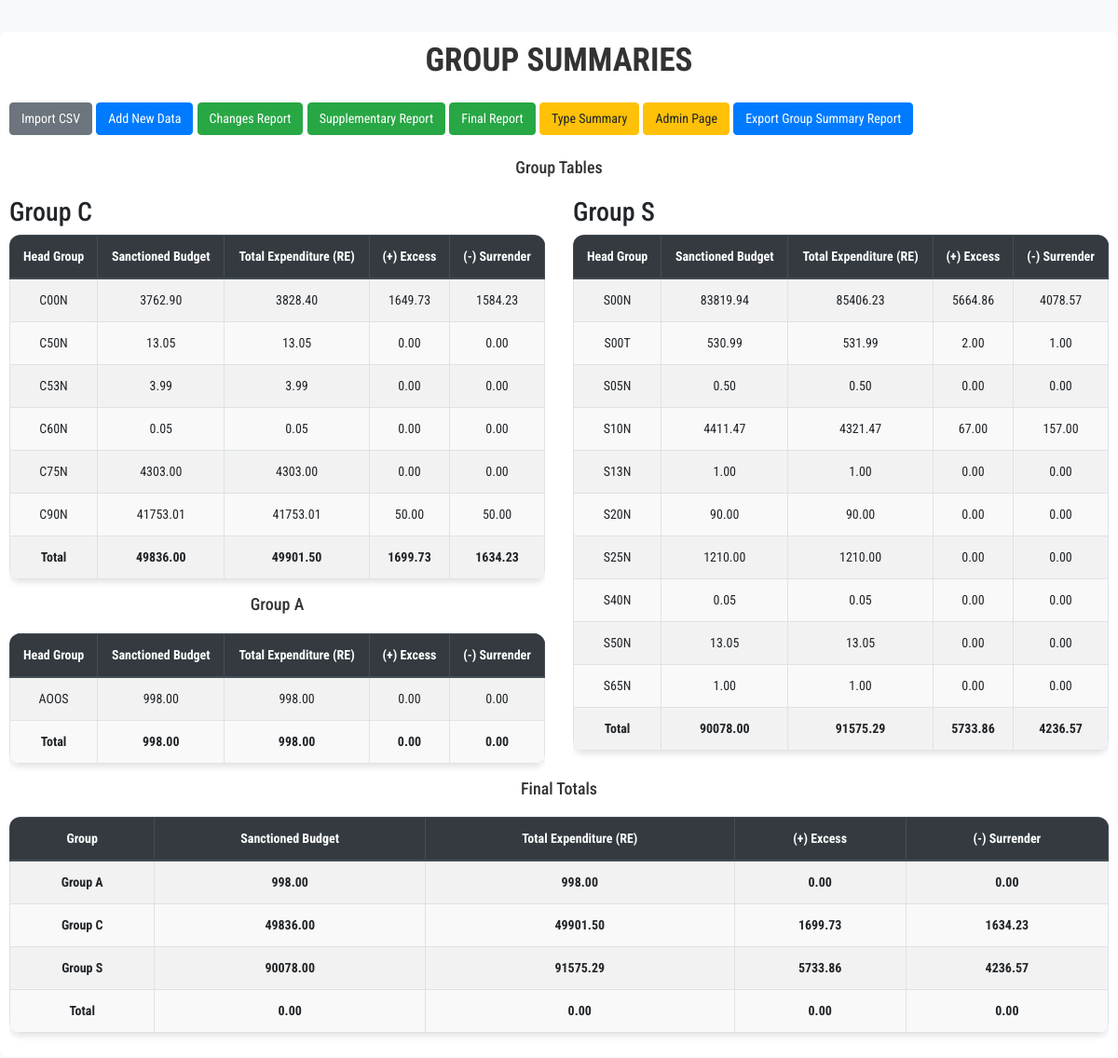
Screenshot of /group_summary/ with the database file from the repository.
### myapp/models.py (models this page shows, shortened)
class DataRow(models.Model):
    department_name = models.CharField(max_length=100)
    head_name = models.CharField(max_length=100)
    head_type = models.CharField(max_length=10, editable=False)
    scheme_name = models.CharField(max_length=150)
    soe_name = models.CharField(max_length=100)
    sanctioned_budget = models.FloatField(null=True, blank=True)
    revised_estimate = models.FloatField(null=True, blank=True)
    in_divisible = models.FloatField(null=True, blank=True)
    divisible = models.FloatField(null=True, blank=True)
    kinnaur = models.FloatField(null=True, blank=True)
    lahaul = models.FloatField(null=True, blank=True)
    spiti = models.FloatField(null=True, blank=True)
    pangi = models.FloatField(null=True, blank=True)
    bharmaur = models.FloatField(null=True, blank=True)
    excess = models.FloatField(null=True, blank=True)
    surrender = models.FloatField(null=True, blank=True)
    variation = models.FloatField(null=True, blank=True)
    agreed_by_fd = models.FloatField(null=True, blank=True)
    last_change_date = models.DateTimeField(auto_now=True)  # auto_now makes it non-editable
    unique_search = models.CharField(max_length=255, unique=True, editable=False)
    class Meta:
        constraints = [
            models.UniqueConstraint(
                fields=["soe_name", "head_name"],
                name="unique_soe_per_head"
            ),
        ]

### myapp/views.py (the view)
# urls.py: path('group_summary/', views.group_summary, name='group_summary'),
def group_summary(request):
    data = DataRow.objects.all().values(
        'department_name',
        'head_name',
        'scheme_name',
        'soe_name',
        'sanctioned_budget',
        'revised_estimate',
        'excess',
        'surrender'
    )
    total_sanctioned_budget_soe = 0
    total_revised_estimate_soe = 0
    total_excess_soe = 0
    total_surrender_soe = 0
    total_sanctioned_budget_dept = 0
    total_revised_estimate_dept = 0
    total_excess_dept = 0
    total_surrender_dept = 0
    head_groups = (
        DataRow.objects
        .annotate(head_name_length=Length('head_name'))
        .annotate(head_group=Substr('head_name', F('head_name_length') - 3, 4))  # Extract last 4 characters
        .values('head_group')
        .annotate(
            total_sanctioned_budget=Sum('sanctioned_budget'),
            total_revised_estimate=Sum('revised_estimate'),
            total_excess=Sum('excess'),
            total_surrender=Sum('surrender')
        )
        .order_by('head_group')
    )
    group_c = [item for item in head_groups if item['head_group'].startswith('C')]
    group_s = [item for item in head_groups if item['head_group'].startswith('S')]
    group_a = [item for item in head_groups if item['head_group'].startswith('A')]
    total_sanctioned_budget_a = sum(item['total_sanctioned_budget'] for item in group_a)
    total_revised_estimate_a = sum(item['total_revised_estimate'] for item in group_a)
    total_excess_a = sum(item['total_excess'] for item in group_a)
    total_surrender_a = sum(item['total_surrender'] for item in group_a)
    total_sanctioned_budget_c = sum(item['total_sanctioned_budget'] for item in group_c)
    total_revised_estimate_c = sum(item['total_revised_estimate'] for item in group_c)
    total_excess_c = sum(item['total_excess'] for item in group_c)
    total_surrender_c = sum(item['total_surrender'] for item in group_c)
    total_sanctioned_budget_s = sum(item['total_sanctioned_budget'] for item in group_s)
    total_revised_estimate_s = sum(item['total_revised_estimate'] for item in group_s)
    total_excess_s = sum(item['total_excess'] for item in group_s)
    total_surrender_s = sum(item['total_surrender'] for item in group_s)
    final_total_sanctioned_budget = total_sanctioned_budget_a + total_sanctioned_budget_c + total_sanctioned_budget_s
    final_total_revised_estimate = total_revised_estimate_a + total_revised_estimate_c + total_revised_estimate_s
    final_total_excess = total_excess_a + total_excess_c + total_excess_s
    final_total_surrender = total_surrender_a + total_surrender_c + total_surrender_s
    context = {
        'data': data,
        'total_sanctioned_budget_soe': total_sanctioned_budget_soe,
        'total_revised_estimate_soe': total_revised_estimate_soe,
        'total_excess_soe': total_excess_soe,
        'total_surrender_soe': total_surrender_soe,
        'total_sanctioned_budget_dept': total_sanctioned_budget_dept,
        'total_revised_estimate_dept': total_revised_estimate_dept,
        'total_excess_dept': total_excess_dept,
        'total_surrender_dept': total_surrender_dept,
        'group_c': group_c,
        'group_s': group_s,
        'group_a': group_a,
        'total_sanctioned_budget_a': total_sanctioned_budget_a,
        'total_revised_estimate_a': total_revised_estimate_a,
        'total_excess_a': total_excess_a,
        'total_surrender_a': total_surrender_a,
        'total_sanctioned_budget_c': total_sanctioned_budget_c,
        'total_revised_estimate_c': total_revised_estimate_c,
        'total_excess_c': total_excess_c,
        'total_surrender_c': total_surrender_c,
        'total_sanctioned_budget_s': total_sanctioned_budget_s,
        'total_revised_estimate_s': total_revised_estimate_s,
        'total_excess_s': total_excess_s,
        'total_surrender_s': total_surrender_s,
        'final_total_sanctioned_budget': final_total_sanctioned_budget,
        'final_total_revised_estimate': final_total_revised_estimate,
        'final_total_excess': final_total_excess,
        'final_total_surrender': final_total_surrender,
    }
    return render(request, 'group_summary.html', context)

### myapp/templates/group_summary.html (shortened to what this page needs)
<!DOCTYPE html>
<html lang="en">
<head>
    {% load static %}
    <link rel="stylesheet" href="https://stackpath.bootstrapcdn.com/bootstrap/4.5.2/css/bootstrap.min.css">
    <link rel="stylesheet" href="{% static 'css/styles.css' %}">
</head>
<body>
    <div class="container mt-4">
        <h1 class="text-center mb-4">GROUP SUMMARIES</h1>
    <a href="/import_csv/" class="btn btn-secondary mb-4">Import CSV</a>
    <a href="/add/" class="btn btn-primary mb-4">Add New Data</a>
    <a href="/changes_report/" class="btn btn-success mb-4">Changes Report</a>
    <a href="/supplementary_report/" class="btn btn-success mb-4">Supplementary Report</a>
    <a href="/final_report/" class="btn btn-success mb-4">Final Report</a>
    <a href="/type_summary/" class="btn btn-warning mb-4">Type Summary</a>
    <a href="/admin/" class="btn btn-warning mb-4">Admin Page</a>
        <button class="btn btn-primary mb-4" onclick="exportToExcel()">Export Group Summary Report</button>
        <div id="finalReportTable">
            <h2>Group Tables</h2>
            <div class="row">
                <div class="col-md-6">
                    <h3>Group C</h3>
                    <div class="table-responsive">
                        <table id="groupCTable" class="table table-bordered table-striped">
                            <thead class="thead-dark">
                                <tr>
                                    <th>Head Group</th>
                                    <th>Sanctioned Budget</th>
                                    <th>Total Expenditure (RE)</th>
                                    <th>(+) Excess</th>
                                    <th>(-) Surrender</th>
                                </tr>
                            </thead>
                            <tbody>
                                {% for item in group_c %}
                                <tr>
                                    <td>{{ item.head_group }}</td>
                                    <td>{{ item.total_sanctioned_budget|floatformat:2 }}</td>
                                    <td>{{ item.total_revised_estimate|floatformat:2 }}</td>
                                    <td>{{ item.total_excess|floatformat:2 }}</td>
                                    <td>{{ item.total_surrender|floatformat:2 }}</td>
                                </tr>
                                {% endfor %}
                                <tr class="font-weight-bold">
                                    <td>Total</td>
                                    <td>{{ total_sanctioned_budget_c|floatformat:2 }}</td>
                                    <td>{{ total_revised_estimate_c|floatformat:2 }}</td>
                                    <td>{{ total_excess_c|floatformat:2 }}</td>
                                    <td>{{ total_surrender_c|floatformat:2 }}</td>
                                </tr>
                            </tbody>
                        </table>
                    </div>
            <h2>Group A</h2>
            <div class="table-responsive">
                <table id="groupATable" class="table table-bordered table-striped">
                    <thead class="thead-dark">
                        <tr>
                            <th>Head Group</th>
                            <th>Sanctioned Budget</th>
                            <th>Total Expenditure (RE)</th>
                            <th>(+) Excess</th>
                            <th>(-) Surrender</th>
                        </tr>
                    </thead>
                    <tbody>
                        {% for item in group_a %}
                        <tr>
                            <td>{{ item.head_group }}</td>
                            <td>{{ item.total_sanctioned_budget|floatformat:2 }}</td>
                            <td>{{ item.total_revised_estimate|floatformat:2 }}</td>
                            <td>{{ item.total_excess|floatformat:2 }}</td>
                            <td>{{ item.total_surrender|floatformat:2 }}</td>
                        </tr>
                        {% endfor %}
                        <tr class="font-weight-bold">
                            <td>Total</td>
                            <td>{{ total_sanctioned_budget_a|floatformat:2 }}</td>
                            <td>{{ total_revised_estimate_a|floatformat:2 }}</td>
                            <td>{{ total_excess_a|floatformat:2 }}</td>
                            <td>{{ total_surrender_a|floatformat:2 }}</td>
                        </tr>
                    </tbody>
                </table>
            </div>
                </div>
                <div class="col-md-6">
                    <h3>Group S</h3>
                    <div class="table-responsive">
                        <table id="groupSTable" class="table table-bordered table-striped">
                            <thead class="thead-dark">
                                <tr>
                                    <th>Head Group</th>
                                    <th>Sanctioned Budget</th>
                                    <th>Total Expenditure (RE)</th>
                                    <th>(+) Excess</th>
                                    <th>(-) Surrender</th>
                                </tr>
                            </thead>
                            <tbody>
                                {% for item in group_s %}
                                <tr>
                                    <td>{{ item.head_group }}</td>
                                    <td>{{ item.total_sanctioned_budget|floatformat:2 }}</td>
                                    <td>{{ item.total_revised_estimate|floatformat:2 }}</td>
                                    <td>{{ item.total_excess|floatformat:2 }}</td>
                                    <td>{{ item.total_surrender|floatformat:2 }}</td>
                                </tr>
                                {% endfor %}
                                <tr class="font-weight-bold">
                                    <td>Total</td>
                                    <td>{{ total_sanctioned_budget_s|floatformat:2 }}</td>
                                    <td>{{ total_revised_estimate_s|floatformat:2 }}</td>
                                    <td>{{ total_excess_s|floatformat:2 }}</td>
                                    <td>{{ total_surrender_s|floatformat:2 }}</td>
                                </tr>
                            </tbody>
                        </table>
                    </div>
                </div>
            </div>
            <h2>Final Totals</h2>
            <div class="table-responsive">
                <table id="finalTotalsTable" class="table table-bordered table-striped">
                    <thead class="thead-dark">
                        <tr>
                            <th>Group</th>
                            <th>Sanctioned Budget</th>
                            <th>Total Expenditure (RE)</th>
                            <th>(+) Excess</th>
                            <th>(-) Surrender</th>
                        </tr>
                    </thead>
                    <tbody>
                        <tr class="font-weight-bold">
                            <td>Group A</td>
                            <td>{{ total_sanctioned_budget_a|floatformat:2 }}</td>
                            <td>{{ total_revised_estimate_a|floatformat:2 }}</td>
                            <td>{{ total_excess_a|floatformat:2 }}</td>
                            <td>{{ total_surrender_a|floatformat:2 }}</td>
                        </tr>
                        <tr class="font-weight-bold">
                            <td>Group C</td>
                            <td>{{ total_sanctioned_budget_c|floatformat:2 }}</td>
                            <td>{{ total_revised_estimate_c|floatformat:2 }}</td>
                            <td>{{ total_excess_c|floatformat:2 }}</td>
                            <td>{{ total_surrender_c|floatformat:2 }}</td>
                        </tr>
                        <tr class="font-weight-bold">
                            <td>Group S</td>
                            <td>{{ total_sanctioned_budget_s|floatformat:2 }}</td>
                            <td>{{ total_revised_estimate_s|floatformat:2 }}</td>
                            <td>{{ total_excess_s|floatformat:2 }}</td>
                            <td>{{ total_surrender_s|floatformat:2 }}</td>
                        </tr>
                        <tr class="font-weight-bold">
                            <td>Total</td>
                            <td>{{ total_sanctioned_budget_soe|floatformat:2 }}</td>
                            <td>{{ total_revised_estimate_soe|floatformat:2 }}</td>
                            <td>{{ total_excess_soe|floatformat:2 }}</td>
                            <td>{{ total_surrender_soe|floatformat:2 }}</td>
                        </tr>
                    </tbody>
                </table>
</body>
</html>

### static/css/styles.css (style rules this page uses)
body { font-size: 18px; padding: 10px 0; font-family: "Roboto Condensed", sans-serif; background-color: #f8f9fa; }
.container, .container-fluid { background: white; padding: 10px; border-radius: 8px; margin-bottom: 20px; }
@media (min-width: 1200px) { .container, .container-lg, .container-md, .container-sm, .container-xl { max-width: 2100px; } }
h1 { font-size: 35px; text-align: center; margin-bottom: 20px; color: #333; font-weight: bold; }
h2 { font-size: 18px; text-align: center; margin-bottom: 20px; color: #333; }
table { width: 100%; margin-bottom: 20px; border-collapse: collapse; border-radius: 12px; overflow: hidden; box-shadow: 0 4px 6px rgba(0, 0, 0, 0.1); }
table th, table td { font-size: 14px; text-align: center; padding: 10px 15px; border: 1px solid #ddd; white-space: nowrap; }
table th { background-color: #007bff; color: white; font-weight: bold; }
table tr:nth-child(even) { background-color: #f9f9f9; }
table tr:nth-child(odd) { background-color: white; }
.btn { font-size: 14px; padding: 6px 12px; cursor: pointer; }

### rows the page displays
DataRow: head_group "C53N", total_sanctioned_budget "3.99", total_revised_estimate "3.99", total_excess "0.00", total_surrender "0.00"

### other values shown
{{ item.head_group }} "C00N" "C50N" "C60N" "C75N" "C90N"
{{ item.total_sanctioned_budget|floatformat:2 }} "3762.90" "13.05" "0.05" "4303.00" "41753.01"
{{ item.total_revised_estimate|floatformat:2 }} "3828.40" "13.05" "0.05" "4303.00" "41753.01"
{{ item.total_excess|floatformat:2 }} "1649.73" "0.00" "0.00" "0.00" "50.00"
{{ item.total_surrender|floatformat:2 }} "1584.23" "0.00" "0.00" "0.00" "50.00"
{{ total_sanctioned_budget_c|floatformat:2 }} "49836.00"
{{ total_revised_estimate_c|floatformat:2 }} "49901.50"
{{ total_excess_c|floatformat:2 }} "1699.73"
{{ total_surrender_c|floatformat:2 }} "1634.23"
{{ item.head_group }} "AOOS"
{{ item.total_sanctioned_budget|floatformat:2 }} "998.00"
{{ item.total_revised_estimate|floatformat:2 }} "998.00"
{{ item.total_excess|floatformat:2 }} "0.00"
{{ item.total_surrender|floatformat:2 }} "0.00"
{{ total_sanctioned_budget_a|floatformat:2 }} "998.00"
